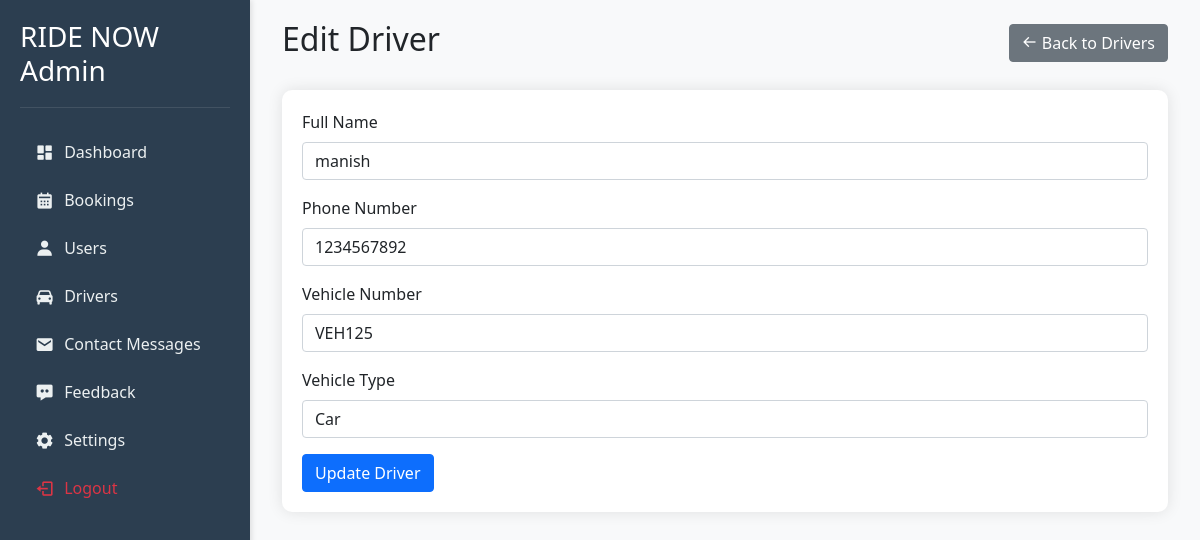
Page /admin/edit_driver.php?id=3 (signed in) on the committed database.
### tables this page shows
CREATE TABLE `drivers` (
  `driver_id` int(11) NOT NULL,
  `fullname` varchar(100) DEFAULT NULL,
  `email` varchar(100) DEFAULT NULL,
  `phone` varchar(20) DEFAULT NULL,
  `address` text DEFAULT NULL,
  `vehicle_number` varchar(20) DEFAULT NULL,
  `vehicle_type` enum('car','bike','auto') DEFAULT NULL,
  `license_number` varchar(50) DEFAULT NULL,
  `profile_pic` varchar(255) DEFAULT NULL,
  `status` enum('active','inactive') DEFAULT 'active'
);

### admin/edit_driver.php (the view, shortened to what this page needs)
<?php
include '../config.php';
$driver_id = $_GET['id'];
$sql = "SELECT * FROM drivers WHERE driver_id = ?";
$stmt = $conn->prepare($sql);
$stmt->bind_param("i", $driver_id);
$stmt->execute();
$driver = $stmt->get_result()->fetch_assoc();
?>
<!DOCTYPE html>
<html>
<head>
    <link href="https://cdn.jsdelivr.net/npm/bootstrap@5.1.3/dist/css/bootstrap.min.css" rel="stylesheet">
    <link href="https://cdn.jsdelivr.net/npm/boxicons@2.0.7/css/boxicons.min.css" rel="stylesheet">
</head>
<body class="bg-light">
    <?php include 'sidebar.php'; ?>
    <div class="main-content">
        <div class="container-fluid">
            <div class="d-flex justify-content-between align-items-center mb-4">
                <h2>Edit Driver</h2>
                <a href="drivers.php" class="btn btn-secondary">
                    <i class='bx bx-arrow-back'></i> Back to Drivers
                </a>
            </div>
            <div class="form-container">
                <form method="POST" action="">
                    <div class="mb-3">
                        <label class="form-label">Full Name</label>
                        <input type="text" name="fullname" class="form-control"
                               value="<?php echo htmlspecialchars($driver['fullname']); ?>" required>
                    </div>
                    <div class="mb-3">
                        <label class="form-label">Phone Number</label>
                        <input type="text" name="phone" class="form-control"
                               value="<?php echo htmlspecialchars($driver['phone']); ?>" required>
                    </div>
                    <div class="mb-3">
                        <label class="form-label">Vehicle Number</label>
                        <input type="text" name="vehicle_number" class="form-control"
                               value="<?php echo htmlspecialchars($driver['vehicle_number']); ?>" required>
                    </div>
                    <div class="mb-3">
                        <label class="form-label">Vehicle Type</label>
                        <select name="vehicle_type" class="form-control" required>
                            <option value="car" <?php echo $driver['vehicle_type'] == 'car' ? 'selected' : ''; ?>>Car</option>
                        </select>
                    </div>
                    <button type="submit" class="btn btn-primary">Update Driver</button>
                </form>
            </div>
        </div>
    </div>
</body>
</html>

### admin/edit_driver.php (style rules this page uses)
.form-container { background: white; padding: 20px; border-radius: 10px; box-shadow: 0 0 15px rgba(0,0,0,0.1); }
.main-content { margin-left: 250px; padding: 20px; }

### admin/sidebar.php (style rules this page uses)
.main-content { margin-left: 250px; padding: 20px; }

### rows in the picture
drivers: fullname "manish", phone "1234567892", vehicle_number "VEH125", vehicle_type "Car"
